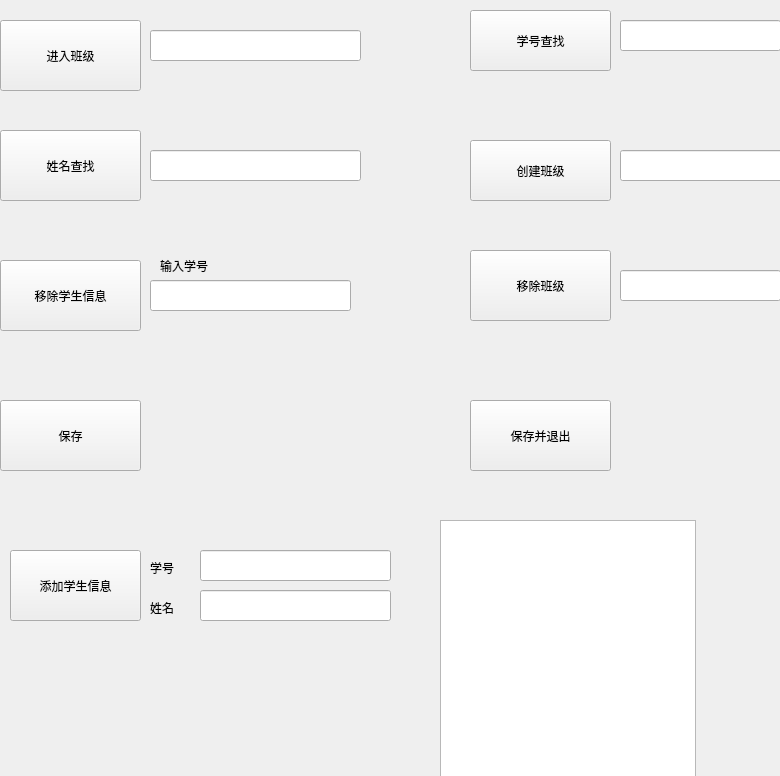
<?xml version="1.0" encoding="UTF-8"?>
<ui version="4.0">
 <class>studentWindow</class>
 <widget class="QWidget" name="studentWindow">
  <property name="geometry">
   <rect>
    <x>0</x>
    <y>0</y>
    <width>780</width>
    <height>776</height>
   </rect>
  </property>
  <property name="minimumSize">
   <size>
    <width>0</width>
    <height>300</height>
   </size>
  </property>
  <property name="windowTitle">
   <string>Form</string>
  </property>
  <widget class="QPushButton" name="one">
   <property name="geometry">
    <rect>
     <x>0</x>
     <y>20</y>
     <width>141</width>
     <height>71</height>
    </rect>
   </property>
   <property name="text">
    <string>进入班级</string>
   </property>
  </widget>
  <widget class="QPushButton" name="tow">
   <property name="geometry">
    <rect>
     <x>470</x>
     <y>10</y>
     <width>141</width>
     <height>61</height>
    </rect>
   </property>
   <property name="text">
    <string>学号查找</string>
   </property>
  </widget>
  <widget class="QPushButton" name="three">
   <property name="geometry">
    <rect>
     <x>0</x>
     <y>130</y>
     <width>141</width>
     <height>71</height>
    </rect>
   </property>
   <property name="text">
    <string>姓名查找</string>
   </property>
  </widget>
  <widget class="QPushButton" name="four">
   <property name="geometry">
    <rect>
     <x>470</x>
     <y>140</y>
     <width>141</width>
     <height>61</height>
    </rect>
   </property>
   <property name="text">
    <string>创建班级</string>
   </property>
  </widget>
  <widget class="QPushButton" name="five">
   <property name="geometry">
    <rect>
     <x>0</x>
     <y>260</y>
     <width>141</width>
     <height>71</height>
    </rect>
   </property>
   <property name="text">
    <string>移除学生信息</string>
   </property>
  </widget>
  <widget class="QPushButton" name="six">
   <property name="geometry">
    <rect>
     <x>470</x>
     <y>250</y>
     <width>141</width>
     <height>71</height>
    </rect>
   </property>
   <property name="text">
    <string>移除班级</string>
   </property>
  </widget>
  <widget class="QPushButton" name="seven">
   <property name="geometry">
    <rect>
     <x>0</x>
     <y>400</y>
     <width>141</width>
     <height>71</height>
    </rect>
   </property>
   <property name="text">
    <string>保存</string>
   </property>
  </widget>
  <widget class="QPushButton" name="eight">
   <property name="geometry">
    <rect>
     <x>470</x>
     <y>400</y>
     <width>141</width>
     <height>71</height>
    </rect>
   </property>
   <property name="text">
    <string>保存并退出</string>
   </property>
  </widget>
  <widget class="QPushButton" name="nine">
   <property name="geometry">
    <rect>
     <x>10</x>
     <y>550</y>
     <width>131</width>
     <height>71</height>
    </rect>
   </property>
   <property name="text">
    <string>添加学生信息</string>
   </property>
  </widget>
  <widget class="QLineEdit" name="one1">
   <property name="geometry">
    <rect>
     <x>150</x>
     <y>30</y>
     <width>211</width>
     <height>31</height>
    </rect>
   </property>
  </widget>
  <widget class="QLineEdit" name="tow1">
   <property name="geometry">
    <rect>
     <x>620</x>
     <y>20</y>
     <width>161</width>
     <height>31</height>
    </rect>
   </property>
  </widget>
  <widget class="QLineEdit" name="three1">
   <property name="geometry">
    <rect>
     <x>150</x>
     <y>150</y>
     <width>211</width>
     <height>31</height>
    </rect>
   </property>
  </widget>
  <widget class="QLineEdit" name="four1">
   <property name="geometry">
    <rect>
     <x>620</x>
     <y>150</y>
     <width>171</width>
     <height>31</height>
    </rect>
   </property>
  </widget>
  <widget class="QLineEdit" name="five1">
   <property name="geometry">
    <rect>
     <x>150</x>
     <y>280</y>
     <width>201</width>
     <height>31</height>
    </rect>
   </property>
  </widget>
  <widget class="QLineEdit" name="nine1">
   <property name="geometry">
    <rect>
     <x>200</x>
     <y>550</y>
     <width>191</width>
     <height>31</height>
    </rect>
   </property>
  </widget>
  <widget class="QLineEdit" name="six1">
   <property name="geometry">
    <rect>
     <x>620</x>
     <y>270</y>
     <width>161</width>
     <height>31</height>
    </rect>
   </property>
  </widget>
  <widget class="QLineEdit" name="nine2">
   <property name="geometry">
    <rect>
     <x>200</x>
     <y>590</y>
     <width>191</width>
     <height>31</height>
    </rect>
   </property>
  </widget>
  <widget class="QLabel" name="label">
   <property name="geometry">
    <rect>
     <x>150</x>
     <y>560</y>
     <width>54</width>
     <height>16</height>
    </rect>
   </property>
   <property name="text">
    <string>学号</string>
   </property>
  </widget>
  <widget class="QLabel" name="label_2">
   <property name="geometry">
    <rect>
     <x>150</x>
     <y>600</y>
     <width>54</width>
     <height>16</height>
    </rect>
   </property>
   <property name="text">
    <string>姓名</string>
   </property>
  </widget>
  <widget class="QLabel" name="label_3">
   <property name="geometry">
    <rect>
     <x>160</x>
     <y>250</y>
     <width>91</width>
     <height>31</height>
    </rect>
   </property>
   <property name="text">
    <string>输入学号</string>
   </property>
  </widget>
  <widget class="QTextBrowser" name="pushClass">
   <property name="geometry">
    <rect>
     <x>440</x>
     <y>520</y>
     <width>256</width>
     <height>281</height>
    </rect>
   </property>
  </widget>
 </widget>
 <resources/>
 <connections/>
</ui>
